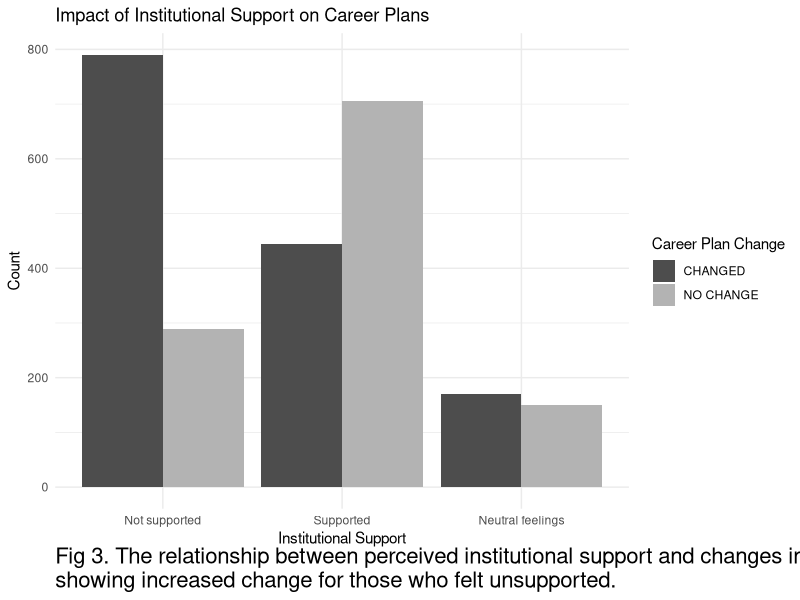
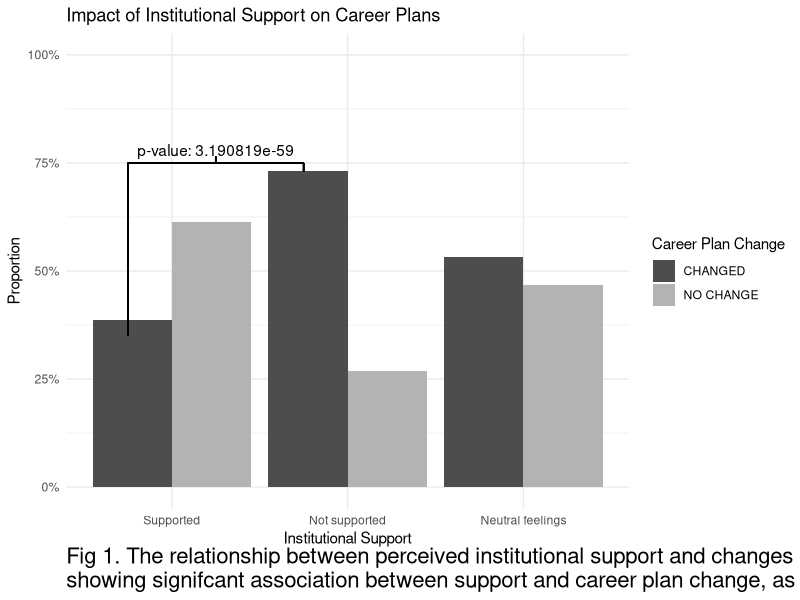
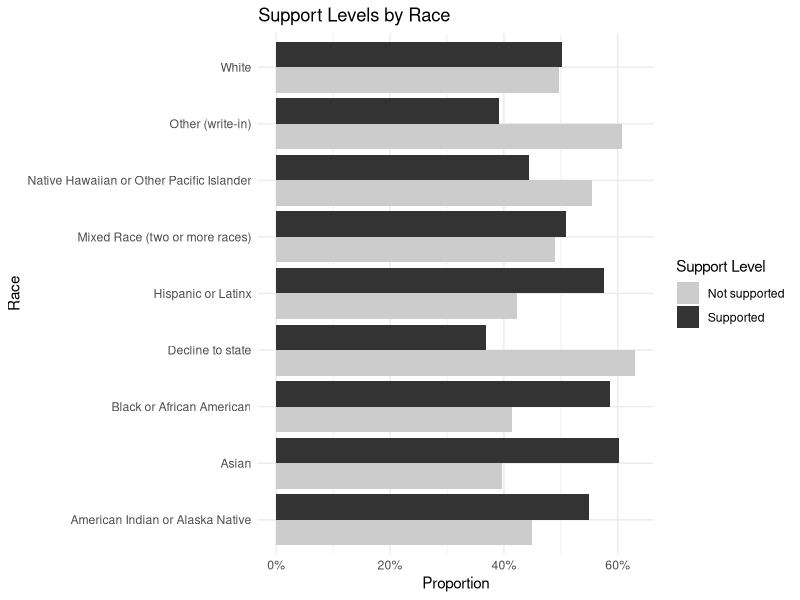
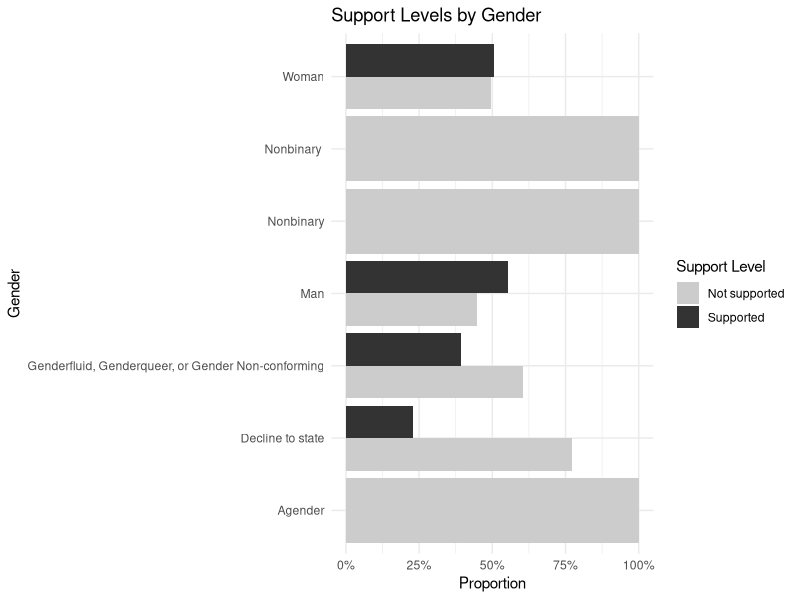
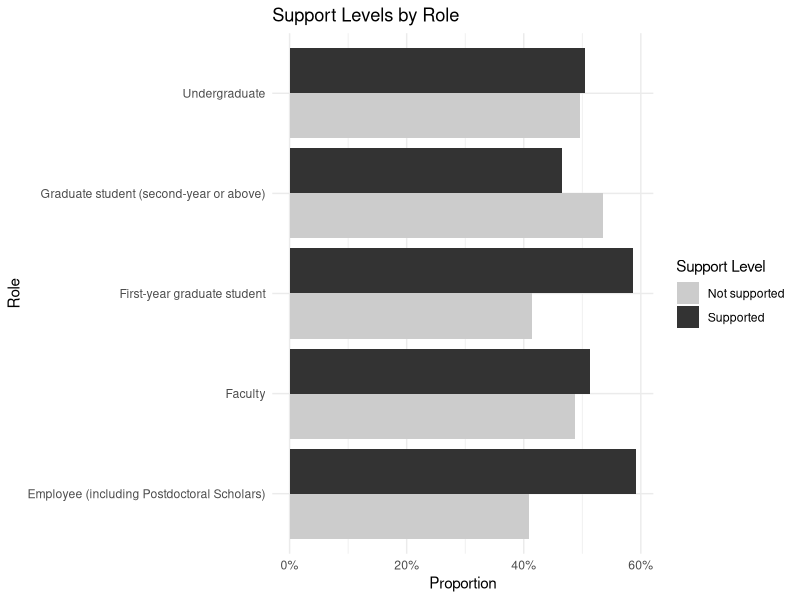
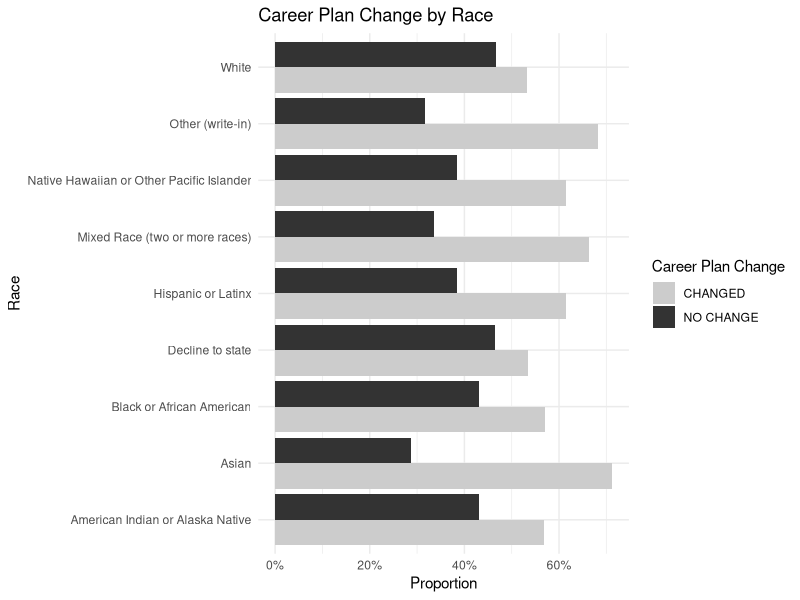
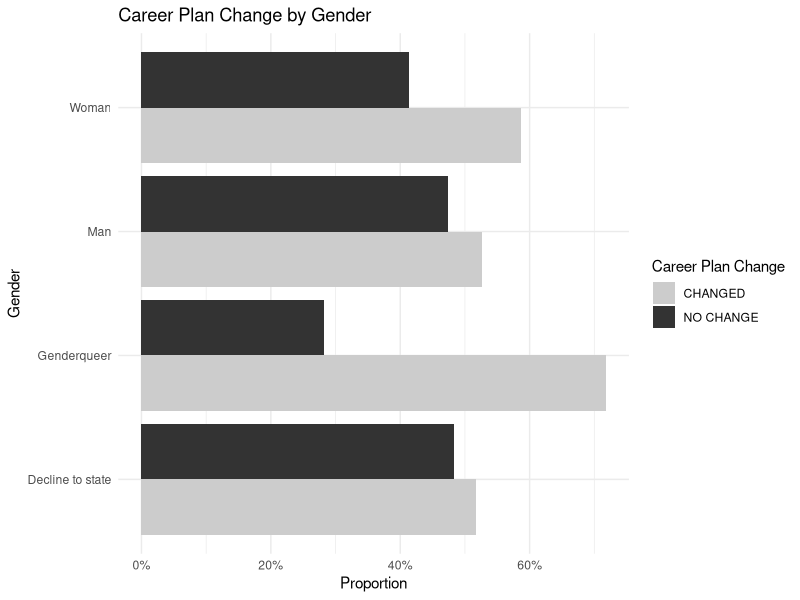
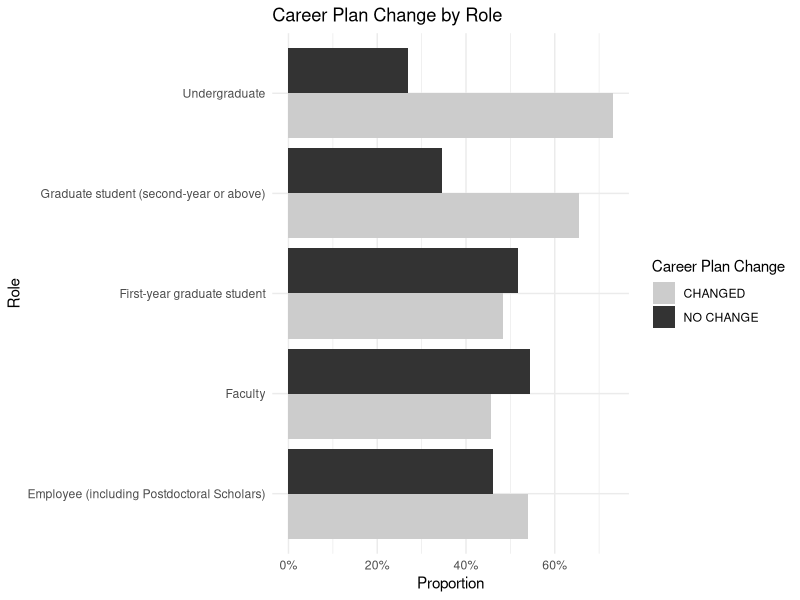

The R script that drew these images, in order:
## ---- chunk 1
library(tidyverse)
library(patchwork)
library(ggsignif)
data <- read.csv("data_all.csv", skip = 1)
## ---- chunk 2
df_supported <- data %>% 
  rename(Supported = Did.you.feel.supported.from.your.institution..department..team..etc...,
         Changed = How.has.COVID.19.changed.and.or.altered.your.academic.or.professional.plans...Some.examples..programs.you.will.apply.to..jobs.you.will.apply.to..interest.level.in.certain.career.paths.) %>% 
  select(Supported, Changed)

df_supported <- df_supported %>%
  mutate(Supported = case_when(
    Supported %in% c("Supported", "supported") ~ "Supported",
    Supported %in% c("Not supported", "Not Supported", "not supported") ~ "Not supported",
    Supported %in% c("Neutral feelings", "Neutral feellings", "neutral feelings") ~ "Neutral feelings",
    TRUE ~ Supported
  ))


head(df_supported)
## ---- chunk 3
contingency_table <- table(df_supported$Supported, df_supported$Changed)
chisq_test <- chisq.test(contingency_table)
p_value <- chisq_test$p.value
## ---- chunk 4
summarized_df <- df_supported %>%
  group_by(Supported, Changed) %>%
  summarise(Count = n()) %>%
  ungroup()

summarized_df <- summarized_df %>%
  arrange(desc(Count)) %>%
  mutate(Supported = factor(Supported, levels = unique(Supported)))

ggplot(summarized_df, aes(x = Supported, y = Count, fill = Changed)) +
  geom_bar(stat = "identity", position = "dodge") +
  labs(title = "Impact of Institutional Support on Career Plans",
       x = "Institutional Support",
       y = "Count",
       fill = "Career Plan Change",
       caption = "Fig 3. The relationship between perceived institutional support and changes in academic or professional plans due to COVID-19,\nshowing increased change for those who felt unsupported.") +
  scale_fill_manual(values = c("NO CHANGE" = "grey70", "CHANGED" = "grey30")) +
  theme_minimal() +
  theme(plot.caption = element_text(hjust = 0, margin = margin(t = 0, r = 0, b = 0, l = 0), size = 16))
## ---- chunk 5
df_filtered <- df_supported %>%
  filter(Supported %in% c("Not supported", "Supported", "Neutral feelings"))

summarized_df <- df_filtered %>%
  group_by(Supported, Changed) %>%
  summarise(Count = n()) %>%
  mutate(Proportion = Count / sum(Count)) %>%
  ungroup()

summarized_df$Supported <- factor(summarized_df$Supported, levels = c("Supported", "Not supported", "Neutral feelings"))

ggplot(summarized_df, aes(x = Supported, y = Proportion, fill = Changed)) +
  geom_bar(stat = "identity", position = "dodge") +
  labs(title = "Impact of Institutional Support on Career Plans",
       x = "Institutional Support",
       y = "Proportion",
       fill = "Career Plan Change",
       caption = "Fig 1. The relationship between perceived institutional support and changes in academic or professional plans due to COVID-19,\nshowing signifcant association between support and career plan change, as shown from p-value from chi-square test of independence.") +
  scale_fill_manual(values = c("NO CHANGE" = "grey70", "CHANGED" = "grey30")) +
  theme_minimal() +
  scale_y_continuous(labels = scales::percent_format(), limits = c(0, 1)) +
  theme(plot.caption = element_text(hjust = 0, margin = margin(t = 0, r = 0, b = 0, l = 0), size = 16)) +
  geom_segment(aes(x = 1 - 0.25, xend = 2 - 0.25, y = 0.75, yend = 0.75)) +
  geom_segment(aes(x = 1 - 0.25, xend = 1 - 0.25, y = 0.35, yend = 0.75)) +
  geom_segment(aes(x = 2 - 0.25, xend = 2 - 0.25, y = 0.73, yend = 0.75)) +
  geom_segment(aes(x = (1.75 + 0.75) / 2, xend = (1.75 + 0.75) / 2, y = 0.75, yend = 0.765)) +
  annotate("text", x = (1.75 + 0.75) / 2, y = 0.78, label = paste("p-value:", format(p_value, scientific = TRUE)))

## ---- chunk 6
df_supported <- data %>% 
  rename(Supported = Did.you.feel.supported.from.your.institution..department..team..etc...,
         Race = What.is.your.race.and.or.ethnicity..Check.all.that.apply....Selected.Choice,
         Gender = How.would.you.describe.yourself...Mark.one.answer....Selected.Choice
         ) %>% 
  select(Race, Gender, Role, Supported)

df_supported <- df_supported %>%
  mutate(Supported = case_when(
    Supported %in% c("Supported", "supported") ~ "Supported",
    Supported %in% c("Not supported", "Not Supported", "not supported") ~ "Not supported",
    Supported %in% c("Neutral feelings", "Neutral feellings", "neutral feelings") ~ "Neutral feelings",
    Supported == "" ~ "Not coded yet",
    TRUE ~ Supported
  ))

df_supported <- df_supported %>%
  filter(Supported %in% c("Supported", "Not supported"))
df_supported <- df_supported %>%
  separate_rows(Race, sep = ",\\s*")
## ---- chunk 7
df_race <- df_supported %>%
  group_by(Race, Supported) %>%
  summarise(count = n()) %>%
  mutate(proportion = count / sum(count))

ggplot(df_race, aes(x = Race, y = proportion, fill = Supported)) +
  geom_bar(stat = "identity", position = "dodge") +
  scale_y_continuous(labels = scales::percent_format()) +
  scale_fill_grey(start = 0.8, end = 0.2) +
  labs(title = "Support Levels by Race",
       x = "Race",
       y = "Proportion",
       fill = "Support Level") +
  theme_minimal() +
  coord_flip()

df_gender <- df_supported %>%
  group_by(Gender, Supported) %>%
  summarise(count = n()) %>%
  mutate(proportion = count / sum(count))

ggplot(df_gender, aes(x = Gender, y = proportion, fill = Supported)) +
  geom_bar(stat = "identity", position = "dodge") +
  scale_y_continuous(labels = scales::percent_format()) +
  scale_fill_grey(start = 0.8, end = 0.2) +
  labs(title = "Support Levels by Gender",
       x = "Gender",
       y = "Proportion",
       fill = "Support Level") +
  theme_minimal() +
  coord_flip()

df_role <- df_supported %>%
  group_by(Role, Supported) %>%
  summarise(count = n()) %>%
  mutate(proportion = count / sum(count))

ggplot(df_role, aes(x = Role, y = proportion, fill = Supported)) +
  geom_bar(stat = "identity", position = "dodge") +
  scale_y_continuous(labels = scales::percent_format()) +
  scale_fill_grey(start = 0.8, end = 0.2) +
  labs(title = "Support Levels by Role",
       x = "Role",
       y = "Proportion",
       fill = "Support Level") +
  theme_minimal() +
  coord_flip()
## ---- chunk 8
df_supported <- data %>% 
  rename(Changed = How.has.COVID.19.changed.and.or.altered.your.academic.or.professional.plans...Some.examples..programs.you.will.apply.to..jobs.you.will.apply.to..interest.level.in.certain.career.paths.,
         Race = What.is.your.race.and.or.ethnicity..Check.all.that.apply....Selected.Choice,
         Gender = How.would.you.describe.yourself...Mark.one.answer....Selected.Choice
         ) %>% 
  select(Race, Gender, Role, Changed)

df_supported <- df_supported %>%
  separate_rows(Race, sep = ",\\s*") %>% 
  mutate(Gender := str_trim(Gender)) %>% 
  mutate(Gender := case_when(
      Gender %in% c("Nonbinary", "Agender", "Genderfluid, Genderqueer, or Gender Non-conforming") ~ "Genderqueer",
      TRUE ~ as.character(Gender)
    ))
## ---- chunk 9
df_race <- df_supported %>%
  group_by(Race, Changed) %>%
  summarise(count = n()) %>%
  mutate(proportion = count / sum(count))

ggplot(df_race, aes(x = Race, y = proportion, fill = Changed)) +
  geom_bar(stat = "identity", position = "dodge") +
  scale_y_continuous(labels = scales::percent_format()) +
  scale_fill_grey(start = 0.8, end = 0.2) +
  labs(title = "Career Plan Change by Race",
       x = "Race",
       y = "Proportion",
       fill = "Career Plan Change") +
  theme_minimal() +
  coord_flip()

df_gender <- df_supported %>%
  group_by(Gender, Changed) %>%
  summarise(count = n()) %>%
  mutate(proportion = count / sum(count))

ggplot(df_gender, aes(x = Gender, y = proportion, fill = Changed)) +
  geom_bar(stat = "identity", position = "dodge") +
  scale_y_continuous(labels = scales::percent_format()) +
  scale_fill_grey(start = 0.8, end = 0.2) +
  labs(title = "Career Plan Change by Gender",
       x = "Gender",
       y = "Proportion",
       fill = "Career Plan Change") +
  theme_minimal() +
  coord_flip()

df_role <- df_supported %>%
  group_by(Role, Changed) %>%
  summarise(count = n()) %>%
  mutate(proportion = count / sum(count))

ggplot(df_role, aes(x = Role, y = proportion, fill = Changed)) +
  geom_bar(stat = "identity", position = "dodge") +
  scale_y_continuous(labels = scales::percent_format()) +
  scale_fill_grey(start = 0.8, end = 0.2) +
  labs(title = "Career Plan Change by Role",
       x = "Role",
       y = "Proportion",
       fill = "Career Plan Change") +
  theme_minimal() +
  coord_flip()
## ---- chunk 10
df_supported <- df_supported %>% 
  filter(!Race %in% c("Decline to state", "Other (write-in)")) %>% 
  filter(!Gender %in% c("Decline to state", "Other (write-in)"))

df_updated_race <- df_supported %>%
  mutate(Race_Comparison = case_when(
    Race %in% c("White") ~ "White",
    TRUE ~ "BIPOC"
  )) %>%
  filter(Race_Comparison %in% c("White", "BIPOC"))
## ---- chunk 11
race_counts <- df_updated_race %>%
  group_by(Race_Comparison, Changed) %>%
  summarise(count = n(), .groups = 'drop') %>%
  pivot_wider(names_from = Changed, values_from = count, values_fill = 0)

race_test <- chisq.test(as.matrix(race_counts[, -1]))
## ---- chunk 12
df_woman_man <- df_supported %>%
  filter(Gender %in% c("Woman", "Man"))
contingency_table_woman_man <- table(df_woman_man$Gender, df_woman_man$Changed)
chisq_test_woman_man <- chisq.test(contingency_table_woman_man)
p_value_woman_man <- chisq_test_woman_man$p.value
df_genderqueer_man <- df_supported %>%
  filter(Gender %in% c("Genderqueer", "Man"))
contingency_table_genderqueer_man <- table(df_genderqueer_man$Gender, df_genderqueer_man$Changed)
chisq_test_genderqueer_man <- chisq.test(contingency_table_genderqueer_man)
p_value_genderqueer_man <- chisq_test_genderqueer_man$p.value

print(paste("p-value for Woman vs Man: ", format(p_value_woman_man, scientific = TRUE)))
print(paste("p-value for Genderqueer vs Man: ", format(p_value_genderqueer_man, scientific = TRUE)))
## ---- chunk 13
df_race <- df_supported %>%
  group_by(Race, Changed) %>%
  summarise(count = n()) %>%
  mutate(proportion = count / sum(count)) %>% 
  filter(Changed == "CHANGED")%>%
  arrange(-desc(proportion))

df_race$Race <- factor(df_race$Race, levels = df_race$Race)

race_graph <- ggplot(df_race, aes(x = proportion, y = Race)) +
  geom_bar(stat = "identity") +
  scale_x_continuous(labels = scales::percent_format(), limits = c(0, 1)) +
  scale_fill_grey(start = 0.8, end = 0.2) +
  labs(title = "Race",
       x = "",
       y = "") +
  theme_minimal() +
  geom_segment(aes(x = 0.725, xend = 0.725, y = "Asian", yend = "American Indian or Alaska Native")) + 
  geom_segment(aes(x = 0.7, xend = 0.725, y = "Asian")) + 
  geom_segment(aes(x = 0.55, xend = 0.725, y = "American Indian or Alaska Native")) + geom_segment(aes(x = 0.725, xend = 0.73, y = "Hispanic or Latinx")) +
  annotate("text", x = 0.73, y = "Hispanic or Latinx", label = "BIPOC", hjust = 0) + geom_signif(comparisons = list(c("Hispanic or Latinx", "White")),
              annotations = paste("p-value:", format(race_test$p.value, scientific = TRUE)), y = 0.775)
  


df_gender <- df_supported %>%
  group_by(Gender, Changed) %>%
  summarise(count = n()) %>%
  mutate(proportion = count / sum(count)) %>% 
  filter(Changed == "CHANGED")%>%
  arrange(-desc(proportion))

df_gender$Gender <- factor(df_gender$Gender, levels = df_gender$Gender)

gender_graph <- ggplot(df_gender, aes(x = proportion, y = Gender)) +
  geom_bar(stat = "identity") +
  scale_x_continuous(labels = scales::percent_format(), limits = c(0, 1)) +
  scale_fill_grey(start = 0.8, end = 0.2) +
labs(title = "Gender",
     x = "",
     y = "") +
theme_minimal() +
  geom_signif(comparisons = list(c("Genderqueer", "Man")),
              annotations = paste("p-value:", format(p_value_genderqueer_man, scientific = TRUE))) +
  geom_signif(comparisons = list(c("Woman", "Man")),
              annotations = paste("p-value:", format(p_value_woman_man, scientific = TRUE)), y = 0.6)

race_graph / gender_graph +
plot_layout(guides = "collect") &
plot_annotation(
  title = "Career Plan Change Due to COVID-19 by Race & Gender",
  caption = "Fig 2. Career plan changes due to COVID-19 by racial and gender groups. Shows underrepresented groups exhibited higher levels of change\nas seen from p-value from chi-square tests of independence.",
  theme = theme(plot.caption = element_text(hjust = 0, margin = margin(t = 0, r = 0, b = 0, l = 0), size = 16))
)
